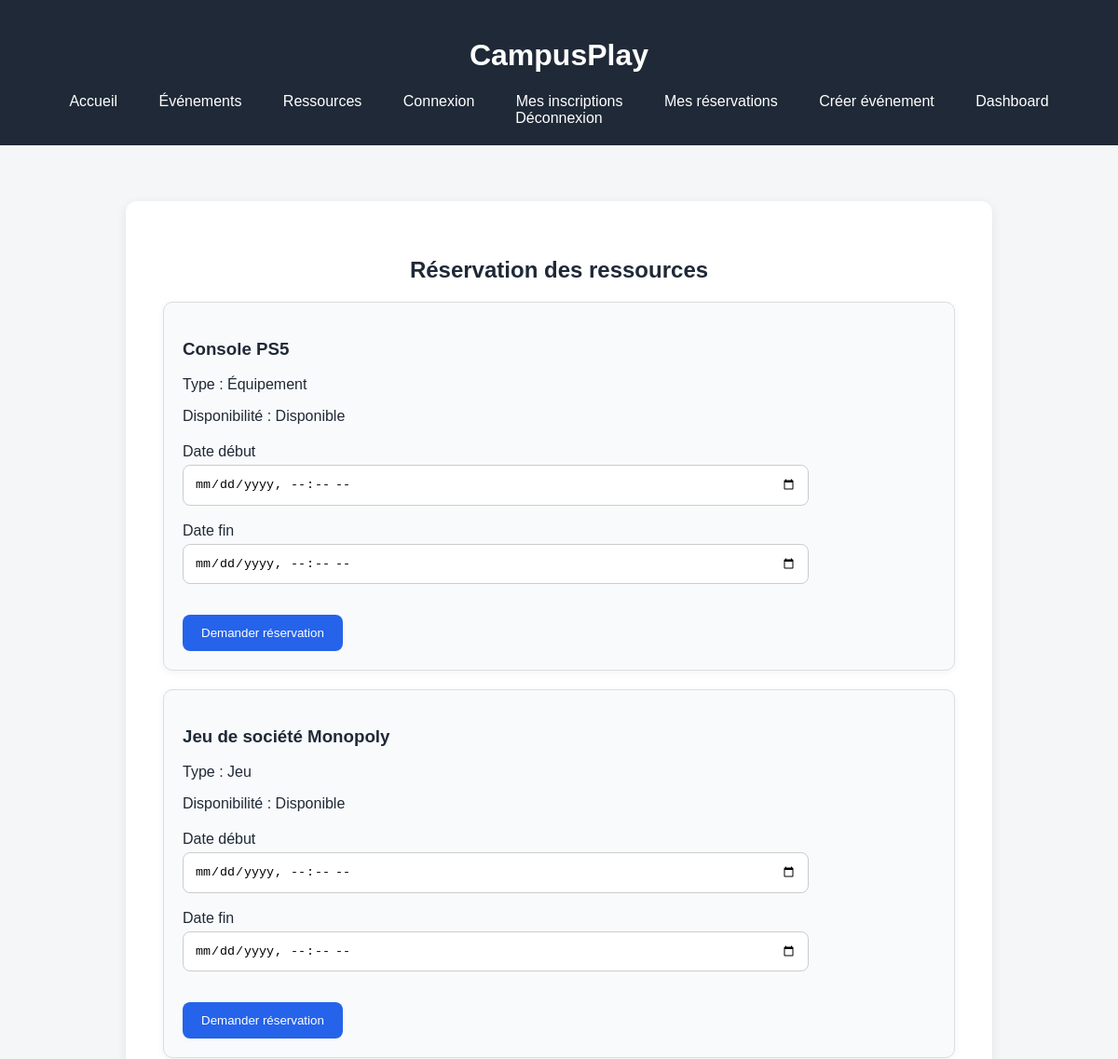
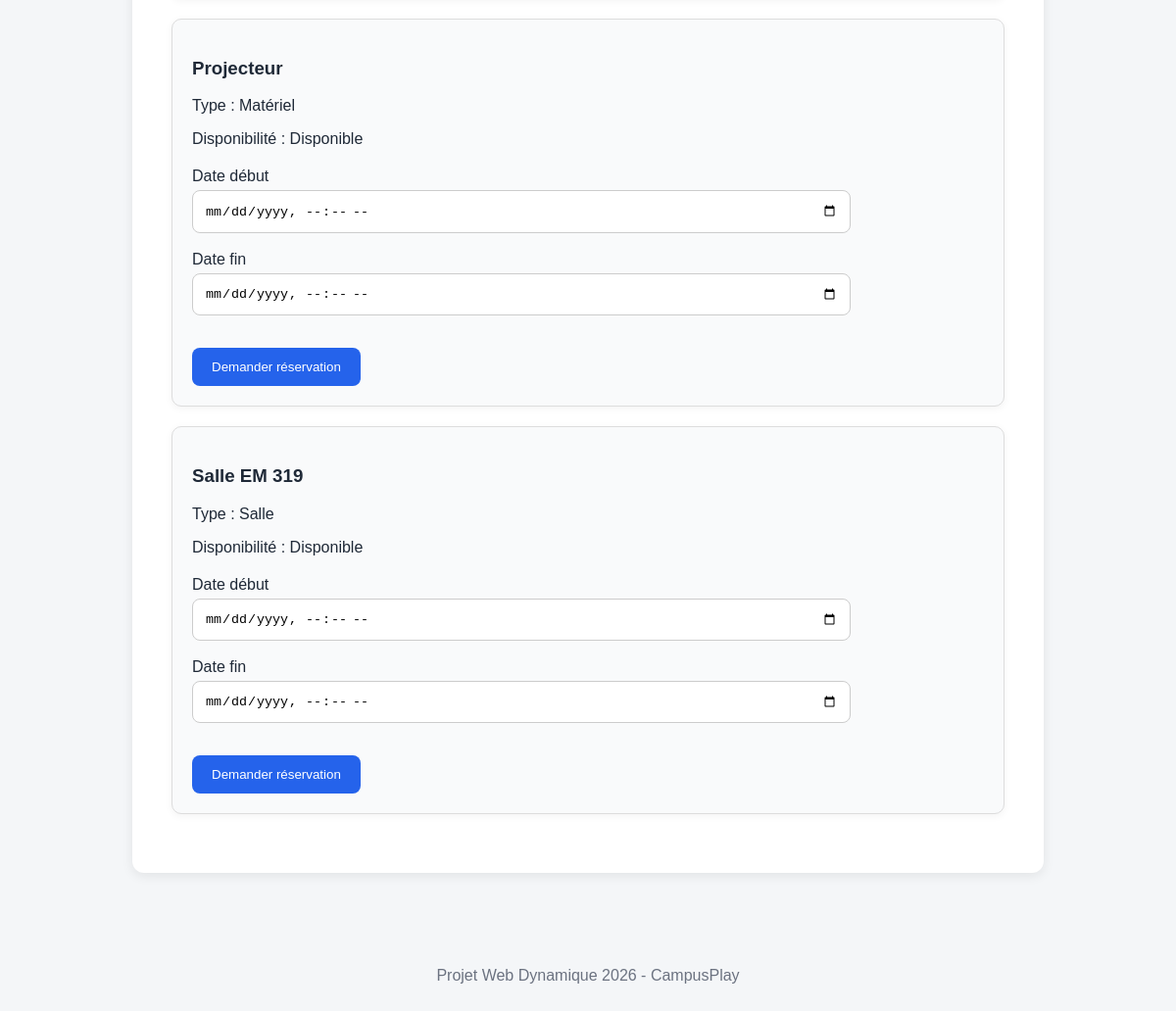
The page /frontend/resources.php on the database its author committed (2 pictures, top to bottom).
### tables this page shows
CREATE TABLE resources (
    id_resource INT AUTO_INCREMENT PRIMARY KEY,
    nom VARCHAR(150) NOT NULL,
    type VARCHAR(100) NOT NULL,
    disponibilite BOOLEAN DEFAULT TRUE
);

### frontend/resources.php (the view, shortened to what this page needs)
<?php
require_once "../backend/config.php";
$sql = "SELECT * FROM resources ORDER BY nom ASC";
$stmt = $pdo->query($sql);
$resources = $stmt->fetchAll(PDO::FETCH_ASSOC);
?>
<!DOCTYPE html>
<html lang="fr">
<head>
    <link rel="stylesheet" href="../assets/style.css">
</head>
<body>
<header>
    <h1>CampusPlay</h1>
    <nav>
           <a href="index.html">Accueil</a>
        <a href="events.php">Événements</a>
        <a href="resources.php">Ressources</a>
        <a href="login.html">Connexion</a>
        <a href="my-events.php">Mes inscriptions</a>
        <a href="my-reservations.php">Mes réservations</a>
        <a href="create-event.php">Créer événement</a>
        <a href="dashboard.php">Dashboard</a>
         <a href="../backend/logout.php">Déconnexion</a>
    </nav>
</header>
<main>
<section class="hero">
<h2>Réservation des ressources</h2>
<?php foreach ($resources as $resource): ?>
<div class="card">
    <h3><?= htmlspecialchars($resource["nom"]) ?></h3>
    <p>Type : <?= htmlspecialchars($resource["type"]) ?></p>
    <p>
        Disponibilité :
        <?= $resource["disponibilite"] ? "Disponible" : "Indisponible" ?>
    </p>
    <?php if ($resource["disponibilite"]): ?>
    <form action="../backend/reserve_resource.php" method="POST">
        <label>Date début</label>
        <br>
        <input type="datetime-local"
               name="date_debut"
               required>
        <br><br>
        <label>Date fin</label>
        <br>
        <input type="datetime-local"
               name="date_fin"
               required>
        <br><br>
        <button type="submit" class="btn">
            Demander réservation
        </button>
    </form>
    <?php endif; ?>
</div>
<?php endforeach; ?>
</section>
</main>
<footer>
    <p>Projet Web Dynamique 2026 - CampusPlay</p>
</footer>
</body>
</html>

### assets/style.css (style rules this page uses)
body { margin: 0; font-family: Arial, sans-serif; background-color: #f4f6f8; color: #1f2937; }
header { background-color: #1f2937; color: white; padding: 20px; text-align: center; }
nav { margin-top: 15px; }
nav a { color: white; margin: 0 8px; text-decoration: none; padding: 8px 12px; border-radius: 6px; }
.hero { max-width: 850px; margin: 60px auto; background: white; padding: 40px; text-align: center; border-radius: 12px; box-shadow: 0 3px 12px rgba(0,0,0,0.08); }
.card { background: #f9fafb; margin: 20px 0; padding: 20px; border-radius: 10px; border: 1px solid #ddd; text-align: left; box-shadow: 0 2px 8px rgba(0,0,0,0.05); }
.btn { display: inline-block; margin-top: 15px; padding: 12px 20px; background-color: #2563eb; color: white; text-decoration: none; border: none; border-radius: 8px; cursor: pointer; }
form { margin-top: 20px; }
input { width: 80%; padding: 12px; border-radius: 8px; border: 1px solid #ccc; margin-top: 5px; }
footer { text-align: center; padding: 20px; margin-top: 40px; color: #6b7280; }

### rows shown on the page
resources: nom "Console PS5", type "Équipement", disponibilite "Disponible"
resources: nom "Jeu de société Monopoly", type "Jeu", disponibilite "Disponible"
resources: nom "Projecteur", type "Matériel", disponibilite "Disponible"
resources: nom "Salle EM 319", type "Salle", disponibilite "Disponible"
